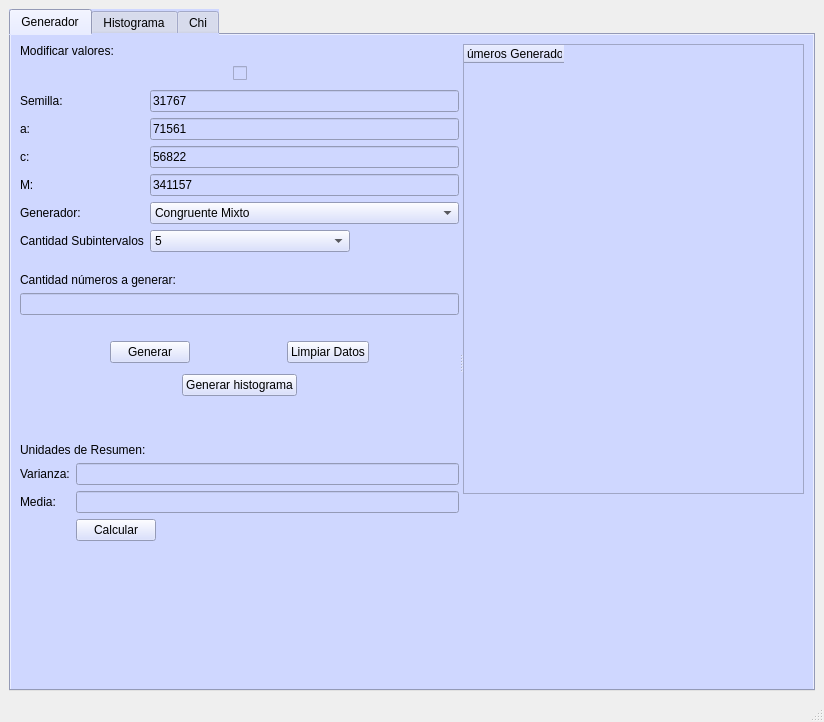
<?xml version="1.0" encoding="UTF-8"?>
<ui version="4.0">
 <class>MainWindow</class>
 <widget class="QMainWindow" name="MainWindow">
  <property name="enabled">
   <bool>true</bool>
  </property>
  <property name="geometry">
   <rect>
    <x>0</x>
    <y>0</y>
    <width>824</width>
    <height>722</height>
   </rect>
  </property>
  <property name="sizePolicy">
   <sizepolicy hsizetype="MinimumExpanding" vsizetype="MinimumExpanding">
    <horstretch>0</horstretch>
    <verstretch>0</verstretch>
   </sizepolicy>
  </property>
  <property name="minimumSize">
   <size>
    <width>650</width>
    <height>676</height>
   </size>
  </property>
  <property name="windowTitle">
   <string>MainWindow</string>
  </property>
  <widget class="QWidget" name="centralwidget">
   <layout class="QHBoxLayout" name="horizontalLayout">
    <item>
     <widget class="QTabWidget" name="tabWidget">
      <property name="styleSheet">
       <string notr="true">background-color: rgb(207, 215, 255);</string>
      </property>
      <property name="currentIndex">
       <number>0</number>
      </property>
      <widget class="QWidget" name="generadorTab">
       <attribute name="title">
        <string>Generador</string>
       </attribute>
       <layout class="QHBoxLayout" name="horizontalLayout_6">
        <item>
         <widget class="QSplitter" name="splitter">
          <property name="orientation">
           <enum>Qt::Horizontal</enum>
          </property>
          <widget class="QWidget" name="layoutWidget">
           <layout class="QVBoxLayout" name="verticalLayout_7">
            <item>
             <widget class="QLabel" name="modValuesLabel">
              <property name="text">
               <string>Modificar valores:</string>
              </property>
             </widget>
            </item>
            <item>
             <layout class="QHBoxLayout" name="horizontalLayout_2">
              <item>
               <spacer name="horizontalSpacer_6">
                <property name="orientation">
                 <enum>Qt::Horizontal</enum>
                </property>
                <property name="sizeHint" stdset="0">
                 <size>
                  <width>40</width>
                  <height>20</height>
                 </size>
                </property>
               </spacer>
              </item>
              <item>
               <widget class="QCheckBox" name="modValuesCheckBox">
                <property name="text">
                 <string/>
                </property>
                <property name="checked">
                 <bool>false</bool>
                </property>
               </widget>
              </item>
              <item>
               <spacer name="horizontalSpacer">
                <property name="orientation">
                 <enum>Qt::Horizontal</enum>
                </property>
                <property name="sizeHint" stdset="0">
                 <size>
                  <width>40</width>
                  <height>20</height>
                 </size>
                </property>
               </spacer>
              </item>
             </layout>
            </item>
            <item>
             <layout class="QFormLayout" name="formLayout_2">
              <item row="0" column="0">
               <widget class="QLabel" name="semillaLabel">
                <property name="text">
                 <string>Semilla:</string>
                </property>
               </widget>
              </item>
              <item row="0" column="1">
               <widget class="QLineEdit" name="semillaLineEdit">
                <property name="enabled">
                 <bool>true</bool>
                </property>
                <property name="text">
                 <string>31767</string>
                </property>
                <property name="placeholderText">
                 <string>31767</string>
                </property>
               </widget>
              </item>
              <item row="1" column="0">
               <widget class="QLabel" name="aLabel">
                <property name="text">
                 <string>a:</string>
                </property>
               </widget>
              </item>
              <item row="1" column="1">
               <widget class="QLineEdit" name="aLineEdit">
                <property name="text">
                 <string>71561</string>
                </property>
                <property name="placeholderText">
                 <string/>
                </property>
               </widget>
              </item>
              <item row="2" column="0">
               <widget class="QLabel" name="cLabel">
                <property name="text">
                 <string>c:</string>
                </property>
               </widget>
              </item>
              <item row="2" column="1">
               <widget class="QLineEdit" name="cLineEdit">
                <property name="enabled">
                 <bool>true</bool>
                </property>
                <property name="text">
                 <string>56822</string>
                </property>
                <property name="placeholderText">
                 <string/>
                </property>
               </widget>
              </item>
              <item row="3" column="0">
               <widget class="QLabel" name="mLabel">
                <property name="text">
                 <string>M:</string>
                </property>
               </widget>
              </item>
              <item row="3" column="1">
               <widget class="QLineEdit" name="mLineEdit">
                <property name="enabled">
                 <bool>true</bool>
                </property>
                <property name="text">
                 <string>341157</string>
                </property>
                <property name="placeholderText">
                 <string/>
                </property>
               </widget>
              </item>
              <item row="4" column="0">
               <widget class="QLabel" name="tipoGenLabel">
                <property name="text">
                 <string>Generador:</string>
                </property>
               </widget>
              </item>
              <item row="4" column="1">
               <widget class="QComboBox" name="tipoGenComboBox">
                <property name="minimumSize">
                 <size>
                  <width>200</width>
                  <height>0</height>
                 </size>
                </property>
                <item>
                 <property name="text">
                  <string>Congruente Mixto</string>
                 </property>
                </item>
                <item>
                 <property name="text">
                  <string>Congruente Multiplicativo</string>
                 </property>
                </item>
               </widget>
              </item>
              <item row="5" column="0">
               <widget class="QLabel" name="cantSubintervLabel">
                <property name="text">
                 <string>Cantidad Subintervalos</string>
                </property>
               </widget>
              </item>
              <item row="5" column="1">
               <widget class="QComboBox" name="cantSubintervComboBox">
                <property name="sizePolicy">
                 <sizepolicy hsizetype="Fixed" vsizetype="Fixed">
                  <horstretch>0</horstretch>
                  <verstretch>0</verstretch>
                 </sizepolicy>
                </property>
                <property name="minimumSize">
                 <size>
                  <width>200</width>
                  <height>0</height>
                 </size>
                </property>
                <item>
                 <property name="text">
                  <string>5</string>
                 </property>
                </item>
                <item>
                 <property name="text">
                  <string>8</string>
                 </property>
                </item>
                <item>
                 <property name="text">
                  <string>10</string>
                 </property>
                </item>
               </widget>
              </item>
             </layout>
            </item>
            <item>
             <spacer name="verticalSpacer_3">
              <property name="orientation">
               <enum>Qt::Vertical</enum>
              </property>
              <property name="sizeType">
               <enum>QSizePolicy::Fixed</enum>
              </property>
              <property name="sizeHint" stdset="0">
               <size>
                <width>20</width>
                <height>15</height>
               </size>
              </property>
             </spacer>
            </item>
            <item>
             <widget class="QLabel" name="cantLabel">
              <property name="text">
               <string>Cantidad números a generar:</string>
              </property>
             </widget>
            </item>
            <item>
             <widget class="QLineEdit" name="cantLineEdit"/>
            </item>
            <item>
             <layout class="QHBoxLayout" name="horizontalLayout_3"/>
            </item>
            <item>
             <spacer name="verticalSpacer_5">
              <property name="orientation">
               <enum>Qt::Vertical</enum>
              </property>
              <property name="sizeType">
               <enum>QSizePolicy::Fixed</enum>
              </property>
              <property name="sizeHint" stdset="0">
               <size>
                <width>20</width>
                <height>20</height>
               </size>
              </property>
             </spacer>
            </item>
            <item>
             <layout class="QVBoxLayout" name="verticalLayout_4">
              <item>
               <layout class="QHBoxLayout" name="horizontalLayout_4">
                <item>
                 <spacer name="horizontalSpacer_3">
                  <property name="orientation">
                   <enum>Qt::Horizontal</enum>
                  </property>
                  <property name="sizeHint" stdset="0">
                   <size>
                    <width>40</width>
                    <height>20</height>
                   </size>
                  </property>
                 </spacer>
                </item>
                <item>
                 <widget class="QPushButton" name="generatePushButton">
                  <property name="text">
                   <string>Generar</string>
                  </property>
                 </widget>
                </item>
                <item>
                 <spacer name="horizontalSpacer_2">
                  <property name="orientation">
                   <enum>Qt::Horizontal</enum>
                  </property>
                  <property name="sizeHint" stdset="0">
                   <size>
                    <width>40</width>
                    <height>20</height>
                   </size>
                  </property>
                 </spacer>
                </item>
                <item>
                 <widget class="QPushButton" name="limpiarPushButton">
                  <property name="sizePolicy">
                   <sizepolicy hsizetype="Fixed" vsizetype="Fixed">
                    <horstretch>0</horstretch>
                    <verstretch>0</verstretch>
                   </sizepolicy>
                  </property>
                  <property name="text">
                   <string>Limpiar Datos</string>
                  </property>
                 </widget>
                </item>
                <item>
                 <spacer name="horizontalSpacer_7">
                  <property name="orientation">
                   <enum>Qt::Horizontal</enum>
                  </property>
                  <property name="sizeHint" stdset="0">
                   <size>
                    <width>40</width>
                    <height>20</height>
                   </size>
                  </property>
                 </spacer>
                </item>
               </layout>
              </item>
              <item>
               <spacer name="verticalSpacer_6">
                <property name="orientation">
                 <enum>Qt::Vertical</enum>
                </property>
                <property name="sizeType">
                 <enum>QSizePolicy::Fixed</enum>
                </property>
                <property name="sizeHint" stdset="0">
                 <size>
                  <width>20</width>
                  <height>5</height>
                 </size>
                </property>
               </spacer>
              </item>
              <item>
               <layout class="QHBoxLayout" name="horizontalLayout_5">
                <item>
                 <spacer name="horizontalSpacer_4">
                  <property name="orientation">
                   <enum>Qt::Horizontal</enum>
                  </property>
                  <property name="sizeHint" stdset="0">
                   <size>
                    <width>40</width>
                    <height>20</height>
                   </size>
                  </property>
                 </spacer>
                </item>
                <item>
                 <widget class="QPushButton" name="histogramaPushButton">
                  <property name="text">
                   <string>Generar histograma</string>
                  </property>
                 </widget>
                </item>
                <item>
                 <spacer name="horizontalSpacer_5">
                  <property name="orientation">
                   <enum>Qt::Horizontal</enum>
                  </property>
                  <property name="sizeHint" stdset="0">
                   <size>
                    <width>40</width>
                    <height>20</height>
                   </size>
                  </property>
                 </spacer>
                </item>
               </layout>
              </item>
             </layout>
            </item>
            <item>
             <layout class="QVBoxLayout" name="verticalLayout">
              <item>
               <spacer name="verticalSpacer_7">
                <property name="orientation">
                 <enum>Qt::Vertical</enum>
                </property>
                <property name="sizeHint" stdset="0">
                 <size>
                  <width>20</width>
                  <height>15</height>
                 </size>
                </property>
               </spacer>
              </item>
              <item>
               <widget class="QLabel" name="label_3">
                <property name="text">
                 <string>Unidades de Resumen:</string>
                </property>
               </widget>
              </item>
              <item>
               <layout class="QFormLayout" name="formLayout">
                <item row="0" column="0">
                 <widget class="QLabel" name="varpLabel">
                  <property name="text">
                   <string>Varianza:</string>
                  </property>
                 </widget>
                </item>
                <item row="0" column="1">
                 <widget class="QLineEdit" name="varpLineEdit">
                  <property name="sizePolicy">
                   <sizepolicy hsizetype="Expanding" vsizetype="Fixed">
                    <horstretch>0</horstretch>
                    <verstretch>0</verstretch>
                   </sizepolicy>
                  </property>
                  <property name="minimumSize">
                   <size>
                    <width>50</width>
                    <height>0</height>
                   </size>
                  </property>
                  <property name="focusPolicy">
                   <enum>Qt::NoFocus</enum>
                  </property>
                 </widget>
                </item>
                <item row="3" column="0">
                 <widget class="QLabel" name="mediaLabel">
                  <property name="text">
                   <string>Media:</string>
                  </property>
                 </widget>
                </item>
                <item row="3" column="1">
                 <widget class="QLineEdit" name="mediaLineEdit">
                  <property name="sizePolicy">
                   <sizepolicy hsizetype="Expanding" vsizetype="Fixed">
                    <horstretch>0</horstretch>
                    <verstretch>0</verstretch>
                   </sizepolicy>
                  </property>
                  <property name="minimumSize">
                   <size>
                    <width>50</width>
                    <height>0</height>
                   </size>
                  </property>
                  <property name="focusPolicy">
                   <enum>Qt::NoFocus</enum>
                  </property>
                 </widget>
                </item>
                <item row="4" column="1">
                 <layout class="QHBoxLayout" name="horizontalLayout_8">
                  <item>
                   <widget class="QPushButton" name="calcPushButton">
                    <property name="sizePolicy">
                     <sizepolicy hsizetype="Fixed" vsizetype="Fixed">
                      <horstretch>0</horstretch>
                      <verstretch>0</verstretch>
                     </sizepolicy>
                    </property>
                    <property name="text">
                     <string>Calcular</string>
                    </property>
                   </widget>
                  </item>
                 </layout>
                </item>
               </layout>
              </item>
             </layout>
            </item>
            <item>
             <spacer name="verticalSpacer_2">
              <property name="orientation">
               <enum>Qt::Vertical</enum>
              </property>
              <property name="sizeHint" stdset="0">
               <size>
                <width>20</width>
                <height>40</height>
               </size>
              </property>
             </spacer>
            </item>
           </layout>
          </widget>
          <widget class="QWidget" name="layoutWidget">
           <layout class="QVBoxLayout" name="verticalLayout_6">
            <item>
             <widget class="QTableWidget" name="dataTableWidget">
              <property name="sizePolicy">
               <sizepolicy hsizetype="Expanding" vsizetype="Fixed">
                <horstretch>0</horstretch>
                <verstretch>0</verstretch>
               </sizepolicy>
              </property>
              <property name="minimumSize">
               <size>
                <width>0</width>
                <height>450</height>
               </size>
              </property>
              <property name="focusPolicy">
               <enum>Qt::NoFocus</enum>
              </property>
              <column>
               <property name="text">
                <string>Números Generados</string>
               </property>
               <property name="textAlignment">
                <set>AlignCenter</set>
               </property>
              </column>
             </widget>
            </item>
            <item>
             <spacer name="verticalSpacer_4">
              <property name="orientation">
               <enum>Qt::Vertical</enum>
              </property>
              <property name="sizeHint" stdset="0">
               <size>
                <width>20</width>
                <height>40</height>
               </size>
              </property>
             </spacer>
            </item>
            <item>
             <layout class="QVBoxLayout" name="verticalLayout_2"/>
            </item>
           </layout>
          </widget>
         </widget>
        </item>
       </layout>
      </widget>
      <widget class="QWidget" name="graficoTab">
       <attribute name="title">
        <string>Histograma</string>
       </attribute>
       <layout class="QHBoxLayout" name="horizontalLayout_13"/>
      </widget>
      <widget class="QWidget" name="chiTab">
       <attribute name="title">
        <string>Chi</string>
       </attribute>
       <layout class="QVBoxLayout" name="verticalLayout_8">
        <item>
         <widget class="QTableWidget" name="chiTableWidget">
          <property name="sizePolicy">
           <sizepolicy hsizetype="Expanding" vsizetype="Expanding">
            <horstretch>0</horstretch>
            <verstretch>0</verstretch>
           </sizepolicy>
          </property>
          <property name="minimumSize">
           <size>
            <width>0</width>
            <height>450</height>
           </size>
          </property>
          <property name="wordWrap">
           <bool>true</bool>
          </property>
          <column>
           <property name="text">
            <string>Intervalos</string>
           </property>
           <property name="textAlignment">
            <set>AlignCenter</set>
           </property>
          </column>
          <column>
           <property name="text">
            <string>Frec. Obtenida</string>
           </property>
           <property name="textAlignment">
            <set>AlignCenter</set>
           </property>
          </column>
          <column>
           <property name="text">
            <string>Frec. Esperada</string>
           </property>
           <property name="textAlignment">
            <set>AlignCenter</set>
           </property>
          </column>
          <column>
           <property name="text">
            <string>(fo-fe)^2</string>
           </property>
           <property name="textAlignment">
            <set>AlignCenter</set>
           </property>
          </column>
          <column>
           <property name="text">
            <string>(col3)/fe</string>
           </property>
           <property name="textAlignment">
            <set>AlignCenter</set>
           </property>
          </column>
          <column>
           <property name="text">
            <string>Sumatoria</string>
           </property>
           <property name="textAlignment">
            <set>AlignCenter</set>
           </property>
          </column>
         </widget>
        </item>
        <item>
         <layout class="QHBoxLayout" name="horizontalLayout_12">
          <item>
           <spacer name="horizontalSpacer_9">
            <property name="orientation">
             <enum>Qt::Horizontal</enum>
            </property>
            <property name="sizeHint" stdset="0">
             <size>
              <width>40</width>
              <height>20</height>
             </size>
            </property>
           </spacer>
          </item>
          <item>
           <layout class="QVBoxLayout" name="verticalLayout_3">
            <item>
             <layout class="QFormLayout" name="formLayout_3">
              <item row="0" column="0">
               <widget class="QLabel" name="label">
                <property name="text">
                 <string>Sumatoria de Chi Cuadrado:</string>
                </property>
               </widget>
              </item>
              <item row="0" column="1">
               <widget class="QLineEdit" name="sumaChiLineEdit"/>
              </item>
              <item row="1" column="0">
               <widget class="QLabel" name="label_2">
                <property name="text">
                 <string>Chi Tabulado:</string>
                </property>
               </widget>
              </item>
              <item row="1" column="1">
               <widget class="QLineEdit" name="chiTabuladoLineEdit"/>
              </item>
             </layout>
            </item>
            <item>
             <widget class="QLineEdit" name="resultadoLineEdit">
              <property name="alignment">
               <set>Qt::AlignCenter</set>
              </property>
             </widget>
            </item>
            <item>
             <spacer name="verticalSpacer">
              <property name="orientation">
               <enum>Qt::Vertical</enum>
              </property>
              <property name="sizeHint" stdset="0">
               <size>
                <width>20</width>
                <height>40</height>
               </size>
              </property>
             </spacer>
            </item>
           </layout>
          </item>
          <item>
           <spacer name="horizontalSpacer_8">
            <property name="orientation">
             <enum>Qt::Horizontal</enum>
            </property>
            <property name="sizeHint" stdset="0">
             <size>
              <width>40</width>
              <height>20</height>
             </size>
            </property>
           </spacer>
          </item>
         </layout>
        </item>
       </layout>
      </widget>
     </widget>
    </item>
   </layout>
  </widget>
  <widget class="QStatusBar" name="statusBar"/>
 </widget>
 <tabstops>
  <tabstop>modValuesCheckBox</tabstop>
  <tabstop>semillaLineEdit</tabstop>
  <tabstop>aLineEdit</tabstop>
  <tabstop>cLineEdit</tabstop>
  <tabstop>mLineEdit</tabstop>
  <tabstop>tipoGenComboBox</tabstop>
  <tabstop>generatePushButton</tabstop>
  <tabstop>histogramaPushButton</tabstop>
 </tabstops>
 <resources/>
 <connections/>
</ui>
